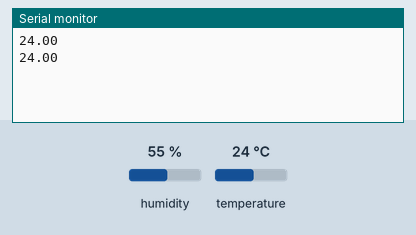
This sketch was run on a simulated Arduino Uno, built with avr-gcc and run on an emulated ATmega328P. Shown: the last lines printed to the serial monitor. The inputs (shaded band) are chosen by the test bench; at power-on: temperature 24 °C, humidity 55 %.

Above: at 7.8 s.
7.9 s: temperature set to 12 °C
At 12.5 s:
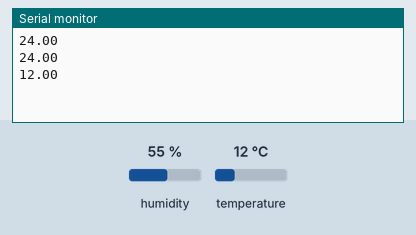
14.2 s: temperature set to 19 °C
At 17.7 s:
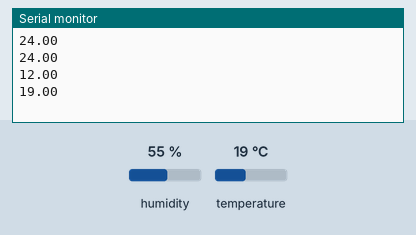
Timing chart, 0 to 19.2 s (numbered marks = the images above; inputs shaded):
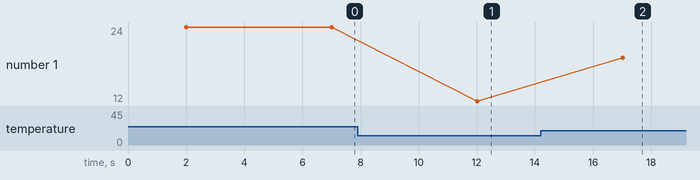

The sketch:

sensor_test.ino
```cpp
#include <DHT.h>;

#define DHT_PIN 8
#define DHT_TYPE DHT22

DHT dht_sensor(DHT_PIN, DHT_TYPE);

float temp;

void setup()
{
  Serial.begin(9600);
  dht_sensor.begin();
}

void loop()
{
  delay(2000);
  temp = dht_sensor.readTemperature();
  Serial.println(temp);
  delay(3000);
}
```

Measured:
- after the input at 7.9 s, the serial monitor: prints a new line after 4.1 s (image 1)
- after the input at 14.2 s, the serial monitor: prints a new line after 2.8 s (image 2)
- plotted number 1: 24 → 12 after the input at 7.9 s, 12 → 19 after the input at 14.2 s
